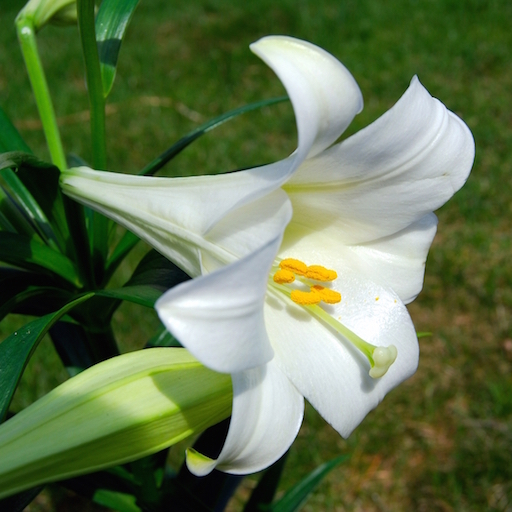
#> input picture data/flower_image.jpg, 512 x 512 px
$ python image_compressed.py
#> lines starting #> are read from the running program, lines starting #| are printed output that depends on the picture
import numpy as np
import cv2 as cv
from sklearn import cluster
import matplotlib.pyplot as plt


def compress_image(img, num_clusters):
    """对图片进行聚类压缩"""
    X = img.reshape((-1, 1))
    kmeans = cluster.KMeans(n_clusters=num_clusters, n_init=4, random_state=6)
    kmeans.fit(X)
    centroids = kmeans.cluster_centers_.squeeze()
    labels = kmeans.labels_

    input_image_compressed = np.choose(labels, centroids).reshape(img.shape)

    return input_image_compressed


def plot_image(img, title):
    vmin = img.min()
    vmax = img.max()
    plt.figure()
    plt.title(title)
    plt.imshow(img, cmap="gray", vmin=vmin, vmax=vmax)
    plt.axis("off")
    plt.show()


input_image = "data/flower_image.jpg"
num_bits = 3
num_clusters = 2 ** num_bits
compressed_ratio = round(100 * (8 - num_bits) / 8, 2)
print("Compression rate = " + str(compressed_ratio) + "%")

image = cv.imread(input_image, 0)
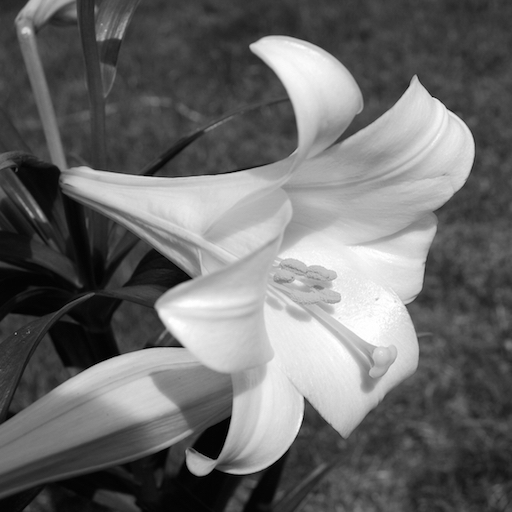
#> image: shape (512, 512); min 0, max 255, mean 106.7
plot_image(image, "Original Image")
#> in plot_image, `vmin = img.min()`: vmin = 0
#> in plot_image, `vmax = img.max()`: vmax = 255

plot_image(compress_image(image, num_clusters), "Compressed Image")
#> call 2 of plot_image, with title = 'Compressed Image'
#> in plot_image (call 2), `vmin = img.min()`: vmin = 13
#> in plot_image (call 2), `vmax = img.max()`: vmax = 236.4
#> in plot_image (call 2), `plt.show()`:
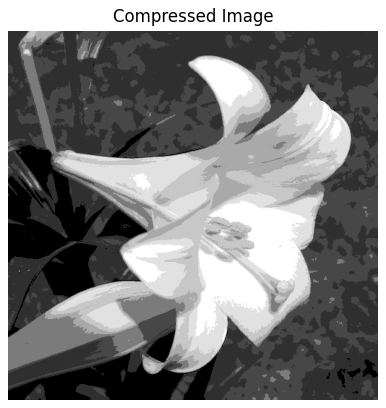
#> figure drawn by matplotlib, 1 panel
